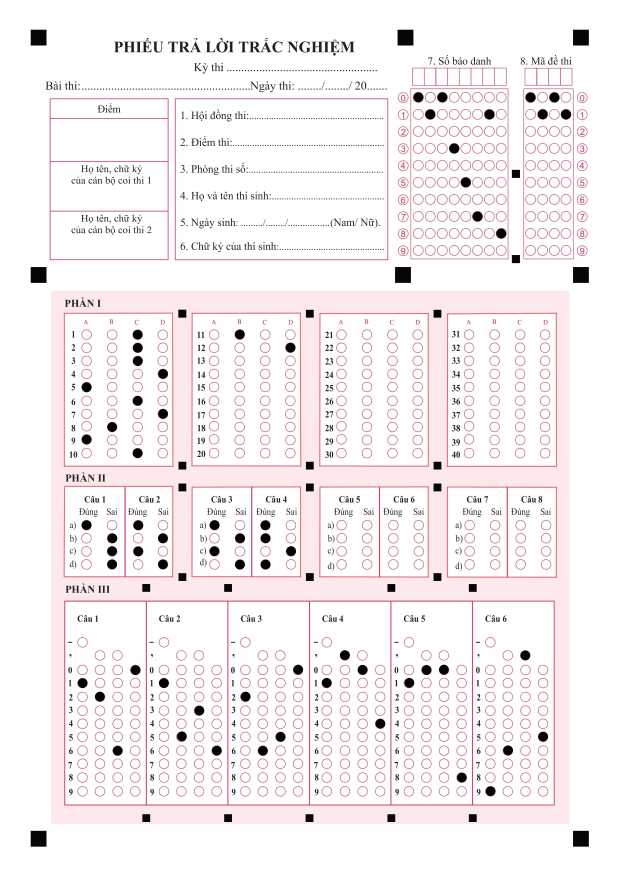
#> input picture input/made_101.jpg, 2480 x 3505 px, given in place of 4so.jpg, which was not available (shown at 1/4 size)
$ jupyter execute NoiDung2.ipynb   (text cells are left out)
#> lines starting #> are read from the running program, lines starting #| are printed output that depends on the picture; after the words box and inside, x2 and y2 are one past the last pixel; in counts of white or black regions, pixels touching at a corner belong together; pictures that were not available may be replaced by others from this repository, and a replacement may not be noted
[cell 1]
# import the necessary packages
import numpy as np
import argparse
import imutils
from imutils import contours
import cv2
from google.colab.patches import cv2_imshow

[cell 2]
height = 3505
width = 2480
sheet_type = 2025
check_contour_detection = True
if sheet_type == 2025:
  exam_code_numbers = 4
else:
  exam_code_numbers = 3

[cell 3]
def preprocess_img(image):
	if image.ndim == 3 and image.shape[2] == 3:
			gray = cv2.cvtColor(image, cv2.COLOR_BGR2GRAY)
	elif image.ndim == 3 and image.shape[2] == 4:
			gray = cv2.cvtColor(image, cv2.COLOR_BGRA2GRAY)
	else:
			gray = image # No conversion needed, just assign it
	blurred = cv2.GaussianBlur(gray, (5, 5), 0)

	# apply Otsu's thresholding method to binarize the warped
	# piece of paper
	thresh = cv2.threshold(blurred, 0, 255,
		cv2.THRESH_BINARY_INV | cv2.THRESH_OTSU)[1]
	return thresh

[cell 4]
def non_max_suppression(boxes, overlapThresh):
    if len(boxes) == 0:
        return []

    if boxes.dtype.kind == "i":
        boxes = boxes.astype("float")

    pick = []

    x1 = boxes[:, 0]
    y1 = boxes[:, 1]
    x2 = boxes[:, 2]
    y2 = boxes[:, 3]

    area = (x2 - x1 + 1) * (y2 - y1 + 1)
    idxs = np.argsort(y2)

    while len(idxs) > 0:
        last = len(idxs) - 1
        i = idxs[last]
        pick.append(i)

        xx1 = np.maximum(x1[i], x1[idxs[:last]])
        yy1 = np.maximum(y1[i], y1[idxs[:last]])
        xx2 = np.minimum(x2[i], x2[idxs[:last]])
        yy2 = np.minimum(y2[i], y2[idxs[:last]])

        w = np.maximum(0, xx2 - xx1 + 1)
        h = np.maximum(0, yy2 - yy1 + 1)

        overlap = (w * h) / area[idxs[:last]]

        idxs = np.delete(idxs, np.concatenate(([last], np.where(overlap > overlapThresh)[0])))

    return boxes[pick].astype("int")

def find_contours(thresh):
  # Find contours in the thresholded image
  cnts = cv2.findContours(thresh.copy(), cv2.RETR_TREE, cv2.CHAIN_APPROX_SIMPLE)
  cnts = imutils.grab_contours(cnts)
  questionCnts = []

  # Create an array to store bounding boxes
  boundingBoxes = []

  # Loop over the contours and store their bounding boxes
  for c in cnts:
      (x, y, w, h) = cv2.boundingRect(c)
      ar = w / float(h)
      if (w >= 20*resolution_scale and h >= 20*resolution_scale and ar >= 0.9 and ar <= 1.1):
          boundingBoxes.append([x, y, x + w, y + h])
          questionCnts.append(c)

  # Convert the bounding boxes list to a numpy array
  boundingBoxes = np.array(boundingBoxes)

  # Apply non-maximum suppression
  filteredBoxes = non_max_suppression(boundingBoxes, overlapThresh=0.3)

  # Loop over the filtered boxes to keep only non-overlapping contours
  filteredContours = []
  for (startX, startY, endX, endY) in filteredBoxes:
      for c in questionCnts:
          (x, y, w, h) = cv2.boundingRect(c)
          if startX == x and startY == y and endX == x + w and endY == y + h:
              filteredContours.append(c)
              break
  return filteredContours

[cell 5]
def sort_contours(filteredContours, n):
	# sort the question contours top-to-bottom, then initialize
	tmp = contours.sort_contours(filteredContours,
		method="top-to-bottom")[0]

	sorted_ctrs = []

	for (q, i) in enumerate(range(len(filteredContours) - n, -1, -n)):
		sorted_ctrs.extend(contours.sort_contours(filteredContours[i:i + n])[0])
	return sorted_ctrs
#Here i sort top down - left to right

[cell 6]
def get_bubbled_indicies(sorted_ctrs,thresh):
  #Now I have sorted_ctrs, which contains all contours in sorted order
  #Now loop through every contours to check if that countour's innter area contains more black or white pixel
  #in order to determine where that box is checked
  bubbled = None
  bubbled_indices = []
  highest_non_bubbled_area = 500  #500 is the threshold, any printed number will be lower than this threshold
  # Loop over the sorted contours
  for (j, c) in enumerate(sorted_ctrs):
      # Construct a mask that reveals only the current "bubble" for the question
      mask = np.zeros(thresh.shape, dtype="uint8")
      cv2.drawContours(mask, [c], -1, 255, -1)

      # Apply the mask to the thresholded image, then count the number of non-zero pixels in the bubble area
      mask = cv2.bitwise_and(thresh, thresh, mask=mask)
      total = cv2.countNonZero(mask)
      # Append the index of the current bubble if it has non-zero pixels
      if total > highest_non_bubbled_area:
          bubbled_indices.append(j)
  return bubbled_indices

[cell 7]
import urllib
#Load image when using google colab
#req = urllib.request.urlopen('https://i.ibb.co/qF0WTR6/Bai-Lam-Trac-Nghiem-1.jpg')
#arr = np.asarray(bytearray(req.read()), dtype=np.uint8)
#image = cv2.imdecode(arr, -1) # 'Load it as it is'

#load local image
image_path = "/content/4so.jpg"
image = cv2.imread(image_path, cv2.IMREAD_GRAYSCALE)

#image = cv2.imread('BaiLamTracNghiem (1).jpg')

[cell 8]
height, width = image.shape[:2]
print(f"{height}x{width}")
#| 3505x2480

resolution_scale = height/3505

[cell 9]
#Should use the basic specification of the original sheet, but now I just pull numbers out of my
#Because these type of sheets are scanned with the same resolusion, coordinates of these are fixed anyway
#Otherwise, can modify these numbers based on the original resolusion (2480x3508)

#mẫu tờ bài làm năm 2025
student_id_section = image[int(350*resolution_scale):int(1052*resolution_scale), int(1634*resolution_scale):int(2043*resolution_scale)]
exam_code_section = image[int(354*resolution_scale):int(1056*resolution_scale), int(2093*resolution_scale):int(2310*resolution_scale)]
part1_section = image[int(1244*resolution_scale):int(1887*resolution_scale), int(248*resolution_scale):int(2254*resolution_scale)]
part2_section = image[int(2074*resolution_scale):int(2319*resolution_scale), int(248*resolution_scale):int(2232*resolution_scale)]
part3_section = image[int(2530*resolution_scale):int(3231*resolution_scale), int(254*resolution_scale):int(2238*resolution_scale)]

[cell 10]
#Part 1 handle
height, width = part1_section.shape[:2]
column_width = width // 4
# Crop the image into 4 vertical columns
cropped_images = [part1_section[int(5*resolution_scale):int(625*resolution_scale), int(10*resolution_scale):int(446*resolution_scale)],
                  part1_section[int(5*resolution_scale):int(625*resolution_scale), int(520*resolution_scale):int(956*resolution_scale)],
                  part1_section[int(5*resolution_scale):int(625*resolution_scale), int(1030*resolution_scale):int(1466*resolution_scale)],
                  part1_section[int(5*resolution_scale):int(625*resolution_scale), int(1540*resolution_scale):int(1976*resolution_scale)]]

part1_section_horizontal = cv2.vconcat(cropped_images)
#Part 2 handle
cropped_images = [part2_section[int(0*resolution_scale):int(238*resolution_scale), int(62*resolution_scale):int(253*resolution_scale)],part2_section[int(0*resolution_scale):int(238*resolution_scale), int(255*resolution_scale):int(446*resolution_scale)],
                  part2_section[int(0*resolution_scale):int(238*resolution_scale), int(565*resolution_scale):int(756*resolution_scale)],part2_section[int(0*resolution_scale):int(238*resolution_scale), int(764*resolution_scale):int(955*resolution_scale)],
                  part2_section[int(0*resolution_scale):int(238*resolution_scale), int(1079*resolution_scale):int(1270*resolution_scale)],part2_section[int(0*resolution_scale):int(238*resolution_scale), int(1272*resolution_scale):int(1463*resolution_scale)],
                  part2_section[int(0*resolution_scale):int(238*resolution_scale), int(1590*resolution_scale):int(1781*resolution_scale)],part2_section[int(0*resolution_scale):int(238*resolution_scale), int(1786*resolution_scale):int(1977*resolution_scale)]]

part2_section_horizontal =  cv2.vconcat(cropped_images)

#Part 3 handle
height, width = part3_section.shape[:2]
column_width = width // 6
# Crop the image into 6 vertical columns
cropped_images = []
for i in range(6):  # Six columns
    x_start = i * column_width
    cropped_image = part3_section[:, x_start:x_start + column_width]
    cropped_images.append(cropped_image)
#> after the loop, cropped_images = 6 items
sign_and_decimal_sections = []
numbers_sections = []
for i in range(len(cropped_images)):
  sign_and_decimal_sections.append(cropped_images[i][int(0*resolution_scale):int(145*resolution_scale),:])
  numbers_sections.append(cropped_images[i][int(145*resolution_scale):,:])
#> this loop made 6 passes
#> after the loop, numbers_sections = 6 items; sign_and_decimal_sections = 6 items

sign_and_decimal_horizontal = cv2.vconcat(sign_and_decimal_sections)
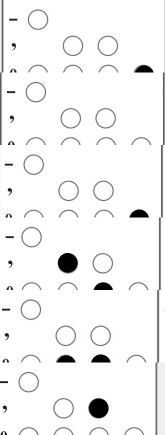
#> sign_and_decimal_horizontal: shape (870, 330) (shown at 1/2 size); min 0, max 255, mean 244.1
numbers_horizontal = cv2.vconcat(numbers_sections)
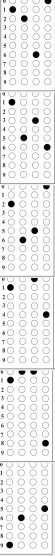
#> numbers_horizontal: shape (3336, 330) (shown at 1/6 size); min 0, max 255, mean 235.4

[cell 11]
# [5 lines of commented-out code are left out]

[cell 12]
#Scan for Student ID
thresh = preprocess_img(student_id_section)
#> in preprocess_img, `thresh = cv2.threshold(blurred, 0, 255, cv2.THRESH_BINARY_INV | cv2.TH..`:
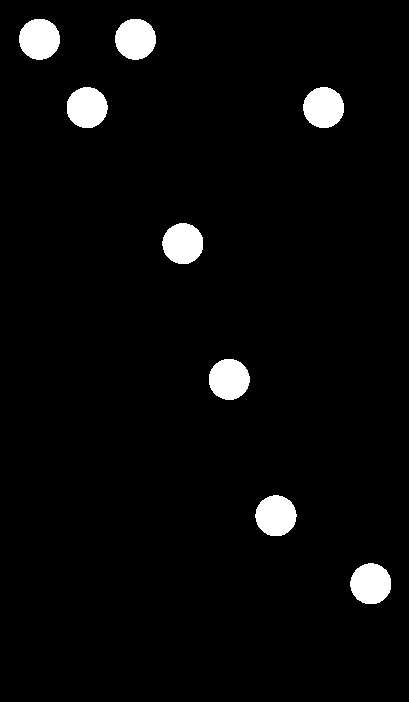
#> thresh: shape (702, 409); 3.7% white; 8 white regions
filteredContours = find_contours(thresh)
#> in find_contours, `cnts = cv2.findContours(thresh.copy(), cv2.RETR_TREE, cv2.CHAIN_APPROX..`: cnts = 8 contours; box (x1, y1, x2, y2) and area: (19, 19, 60, 60) 1267, (255, 495, 297, 536) 1266, (115, 19, 156, 60) 1266, (209, 359, 250, 400) 1265, (67, 87, 108, 128) 1265, (350, 563, 391, 604) 1264, (162, 223, 203, 264) 1264, (303, 87, 344, 128) 1262
#> the loop in find_contours, `for c in cnts:` made 8 passes
#> (x, y, w, ar) on passes 1 to 8: (350, 563, 41, 1), (255, 495, 42, 1.02), (209, 359, 41, 1), (162, 223, 41, 1), (303, 87, 41, 1), (67, 87, 41, 1), (115, 19, 41, 1), (19, 19, 41, 1)
#> after the loop in find_contours, `for c in cnts:`: boundingBoxes = [[350, 563, 391, 604], [255, 495, 297, 536], [209, 359, 250, 400], [162, 223, 203, 264], [303, 87, 344, 128], [67, 87, 108, 128], [115, 19, 156, 60], [19, 19, 60, 60]]; questionCnts has the same summary as cnts
#> in non_max_suppression, `boxes = boxes.astype("float")`: boxes has the same summary as boundingBoxes in find_contours
#> in non_max_suppression, `x1 = boxes[:, 0]`: x1 = [350, 255, 209, 162, 303, 67, 115, 19]
#> in non_max_suppression, `y1 = boxes[:, 1]`: y1 = [563, 495, 359, 223, 87, 87, 19, 19]
#> in non_max_suppression, `x2 = boxes[:, 2]`: x2 = [391, 297, 250, 203, 344, 108, 156, 60]
#> in non_max_suppression, `y2 = boxes[:, 3]`: y2 = [604, 536, 400, 264, 128, 128, 60, 60]
#> in non_max_suppression, `area = (x2 - x1 + 1) * (y2 - y1 + 1)`: area = [1764, 1806, 1764, 1764, 1764, 1764, 1764, 1764]
#> in non_max_suppression, `idxs = np.argsort(y2)`: idxs = [6, 7, 4, 5, 3, 2, 1, 0]
#> the loop in non_max_suppression, `while len(idxs) > 0:` made 8 passes
#> (last, i, xx1, yy1, xx2, yy2, overlap, idxs) on passes 1 to 2: (7, 0, [350, 350, 350, 350, 350, 350, 350], [563, 563, 563, 563, 563, 563, 563], [156, 60, 344, 108, 203, 250, 297], [60, 60, 128, 128, 264, 400, 536], [0, 0, 0, 0, 0, 0, 0], [6, 7, 4, 5, 3, 2, 1]), (6, 1, [255, 255, 303, 255, 255, 255], [495, 495, 495, 495, 495, 495], [156, 60, 297, 108, 203, 250], [60, 60, 128, 128, 264, 400], [0, 0, 0, 0, 0, 0], [6, 7, 4, 5, 3, 2])
#> after the loop in non_max_suppression, `while len(idxs) > 0:`: idxs = empty array; pick = [0, 1, 2, 3, 5, 4, 7, 6]
#> in find_contours, `filteredBoxes = non_max_suppression(boundingBoxes, overlapThresh=0.3)`: filteredBoxes = [[350, 563, 391, 604], [255, 495, 297, 536], [209, 359, 250, 400], [162, 223, 203, 264], [67, 87, 108, 128], [303, 87, 344, 128], [19, 19, 60, 60], [115, 19, 156, 60]]
#> the loop in find_contours, `for (startX, startY, endX, endY) in filteredBoxes:` made 8 passes
#> after the loop in find_contours, `for (startX, startY, endX, endY) in filteredBoxes:`: filteredContours has the same summary as cnts
#> filteredContours has the same summary as cnts in find_contours
sorted_ctrs = sort_contours(filteredContours,6)
#> in sort_contours, `tmp = contours.sort_contours(filteredContours, method="top-to-bottom")..`: tmp = 8 contours; box (x1, y1, x2, y2) and area: (19, 19, 60, 60) 1267, (115, 19, 156, 60) 1266, (255, 495, 297, 536) 1266, (67, 87, 108, 128) 1265, (209, 359, 250, 400) 1265, (350, 563, 391, 604) 1264, (162, 223, 203, 264) 1264, (303, 87, 344, 128) 1262
#> the loop in sort_contours, `for (q, i) in enumerate(range(len(filteredContours) - n, -1, -n)):` made 1 pass
#> (q, i) on pass 1: (0, 2)
#> after the loop in sort_contours, `for (q, i) in enumerate(range(len(filteredContours) - n, -1, -n)):`: sorted_ctrs = 6 contours; box (x1, y1, x2, y2) and area: (19, 19, 60, 60) 1267, (115, 19, 156, 60) 1266, (67, 87, 108, 128) 1265, (209, 359, 250, 400) 1265, (162, 223, 203, 264) 1264, (303, 87, 344, 128) 1262
bubbled_indices = get_bubbled_indicies(sorted_ctrs,thresh)
#> the loop in get_bubbled_indicies, `for (j, c) in enumerate(sorted_ctrs): # Construct a mask that reveals ..` made 6 passes
#> total on passes 1 to 6: 1325, 1323, 1324, 1322, 1323, 1321
#> after the loop in get_bubbled_indicies, `for (j, c) in enumerate(sorted_ctrs):`: bubbled_indices = [0, 1, 2, 3, 4, 5]
#> bubbled_indices = [0, 1, 2, 3, 4, 5]

if check_contour_detection == True:
  print(f"There are {len(filteredContours)} circle detected in this section")
#| There are 8 circle detected in this section
  student_id_demo = student_id_section.copy()
  cv2.drawContours(student_id_demo, find_contours(preprocess_img(student_id_demo)), -1, (0, 255, 0), 2)
#> the loop in find_contours (call 2), `for c in cnts:` made 8 passes
#> the loop in non_max_suppression (call 2), `while len(idxs) > 0:` made 8 passes
#> (last, i, xx1, yy1, xx2, yy2, overlap, idxs) on passes 1 to 2: (7, 0, [350, 350, 350, 350, 350, 350, 350], [563, 563, 563, 563, 563, 563, 563], [156, 60, 344, 108, 203, 250, 297], [60, 60, 128, 128, 264, 400, 536], [0, 0, 0, 0, 0, 0, 0], [6, 7, 4, 5, 3, 2, 1]), (6, 1, [255, 255, 303, 255, 255, 255], [495, 495, 495, 495, 495, 495], [156, 60, 297, 108, 203, 250], [60, 60, 128, 128, 264, 400], [0, 0, 0, 0, 0, 0], [6, 7, 4, 5, 3, 2])
#> the loop in find_contours (call 2), `for (startX, startY, endX, endY) in filteredBoxes:` made 8 passes
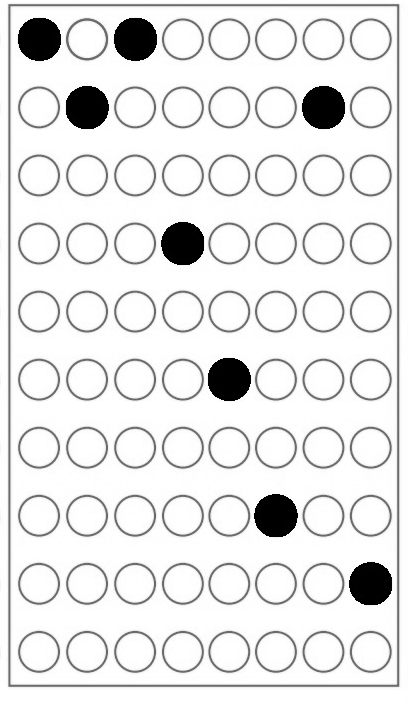
#> student_id_demo: shape (702, 409); min 0, max 255, mean 230.6
  combined_image = cv2.hconcat([student_id_section, student_id_demo])
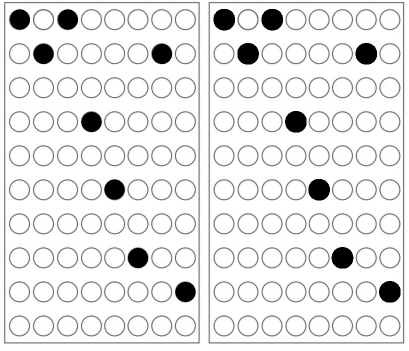
#> combined_image: shape (702, 818) (shown at 1/2 size); min 0, max 255, mean 231.1
  cv2_imshow(combined_image)

#now handle bubbled_indices, which varies depend on which section it is
#bubbled_indices now contains the indices of the contours that are bubbled
print(bubbled_indices)
#| [0, 1, 2, 3, 4, 5]
#I just need make a "little modification"
#Ex pic is [1, 3, 4, 6, 11, 14]
# if the number is 1, 1 < 6*(n+1) (n here is 0), then it's number 0 in the second (1+1) position  (n is row, indicate the number)
#60 is bubbled => 6th digit is 9
#59 is bubbled => 5th digit is 9
#55 is bubbled => 1st digit is 9
student_id = [None]*8
for i in (bubbled_indices):
  number = i//8
  position = i%8
  student_id[position] = number
#> after the loop, student_id = 8 items, first 6: 0, 0, 0, 0, 0, 0
str_id = ''
for i in student_id:
  str_id += str(i)
#> this loop made 8 passes
#> (i, str_id) on passes 2 to 8: (0, '00'), (0, '000'), (0, '0000'), (0, '00000'), (0, '000000'), (None, '000000None'), (None, '000000NoneNone')
print("Student id: " +str_id)
#| Student id: 000000NoneNone

[cell 13]
#Scan for exam code

thresh = preprocess_img(exam_code_section)
filteredContours = find_contours(thresh)
#> in find_contours (call 3), `cnts = cv2.findContours(thresh.copy(), cv2.RETR_TREE, cv2.CHAIN_APPROX..`: cnts = 88 contours, 10 with area under 20; largest, box (x1, y1, x2, y2) and area: (0, 0, 201, 683) 136398, (2, 1, 200, 682) 133942, (103, 14, 146, 57) 1376, (8, 14, 51, 57) 1372, (56, 82, 99, 125) 1368
sorted_ctrs = sort_contours(filteredContours,3)  #there are 3 digits in exam code
#> the loop in sort_contours (call 2), `for (q, i) in enumerate(range(len(filteredContours) - n, -1, -n)):` made 13 passes
#> i on passes 1 to 8: 37, 34, 31, 28, 25, 22, 19, 16
bubbled_indices = get_bubbled_indicies(sorted_ctrs,thresh)
#> the loop in get_bubbled_indicies (call 2), `for (j, c) in enumerate(sorted_ctrs): # Construct a mask that reveals ..` made 39 passes
#> after the loop in get_bubbled_indicies (call 2), `for (j, c) in enumerate(sorted_ctrs):`:
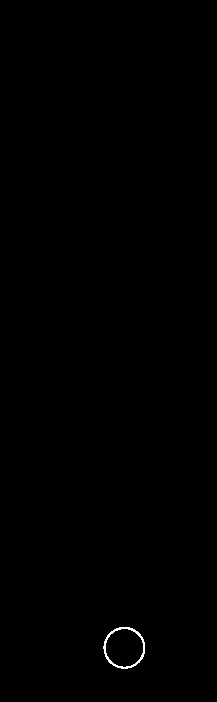
#> mask: shape (702, 217); 0.19% white in thin lines or dots, all inside (x1, y1, x2, y2) = (103, 627, 145, 669)

if check_contour_detection == True:
  print(f"There are {len(filteredContours)} circle detected in this section")
#| There are 40 circle detected in this section
  exam_code_demo = exam_code_section.copy()
  cv2.drawContours(exam_code_demo, find_contours(preprocess_img(exam_code_demo)), -1, (0, 255, 0), 2)
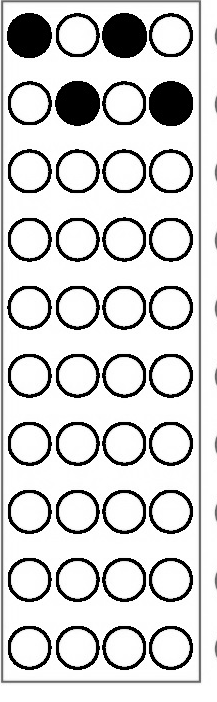
#> exam_code_demo: shape (702, 217); min 0, max 255, mean 211.7
  combined_image = cv2.hconcat([exam_code_section, exam_code_demo])
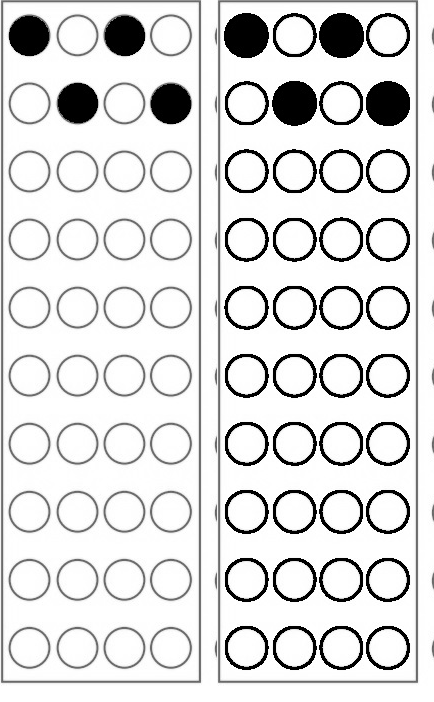
#> combined_image: shape (702, 434); min 0, max 255, mean 221.5
  cv2_imshow(combined_image)

#now handle bubbled_indices, which varies depend on which section it is
print(bubbled_indices)
#| [1, 3, 7, 8]
exam_code = [None]*exam_code_numbers
for i in (bubbled_indices):
  number = i//exam_code_numbers
  position = i%exam_code_numbers
  exam_code[position] = number
#> this loop made 4 passes
#> i on passes 2 to 4: 3, 7, 8
str_exam_code = ''
for i in exam_code:
  str_exam_code += str(i)
#> this loop made 4 passes
#> i on passes 1 to 4: 2, 0, None, 1
print("Exam code: " +str_exam_code)
#| Exam code: 20None1

[cell 14]
#Part 1 can be cut into 4 section, then extend it to the bottom so that we only need to process once
#Part 2 make a function that process each question (1-8), like a mini version of part 1
#Part 2 is similar to student id and exam code section, just with "a little bit" more effort
#   on decimal point's position and negative sign

[cell 15]
#Scan part 1  part1_section_horizontal
thresh = preprocess_img(part1_section_horizontal)
#> in preprocess_img (call 5), `thresh = cv2.threshold(blurred, 0, 255, cv2.THRESH_BINARY_INV | cv2.TH..`:
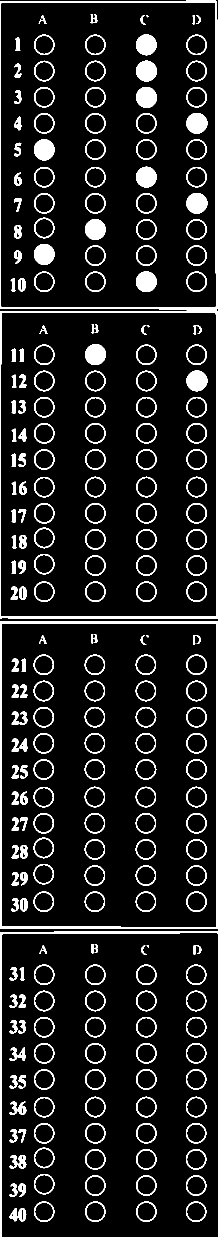
#> thresh: shape (2480, 436) (shown at 1/2 size); 10.3% white; 256 white regions (4 under 20 px), largest, box (x1, y1, x2, y2) and area: (0, 1243, 436, 1858) 7529, (0, 621, 436, 1238) 7171, (0, 1, 436, 619) 7148
filteredContours = find_contours(thresh)
sorted_ctrs = sort_contours(filteredContours,4)  #there are 4 answers each row
bubbled_indices = get_bubbled_indicies(sorted_ctrs,thresh)
#> the loop in get_bubbled_indicies (call 3), `for (j, c) in enumerate(sorted_ctrs): # Construct a mask that reveals ..` made 160 passes
#> pass 2, in get_bubbled_indicies (call 3), `mask = cv2.bitwise_and(thresh, thresh, mask=mask)`:
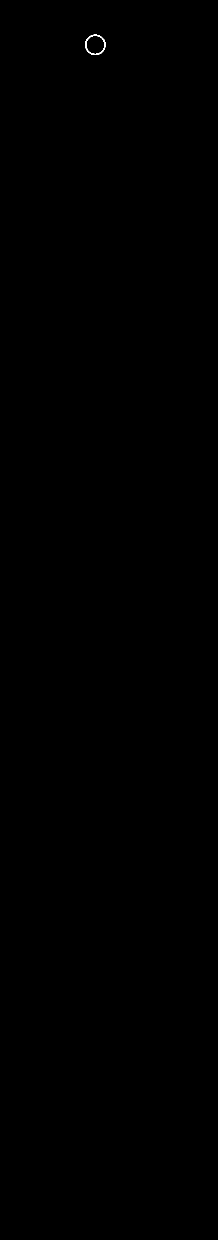
#> mask: shape (2480, 436) (shown at 1/2 size); 0.03% white in thin lines or dots, all inside (x1, y1, x2, y2) = (170, 69, 211, 110)


if check_contour_detection == True:
  print(f"There are {len(filteredContours)} circle detected in this section")
#| There are 160 circle detected in this section
#> (the rest of the program and of its run is left out)
